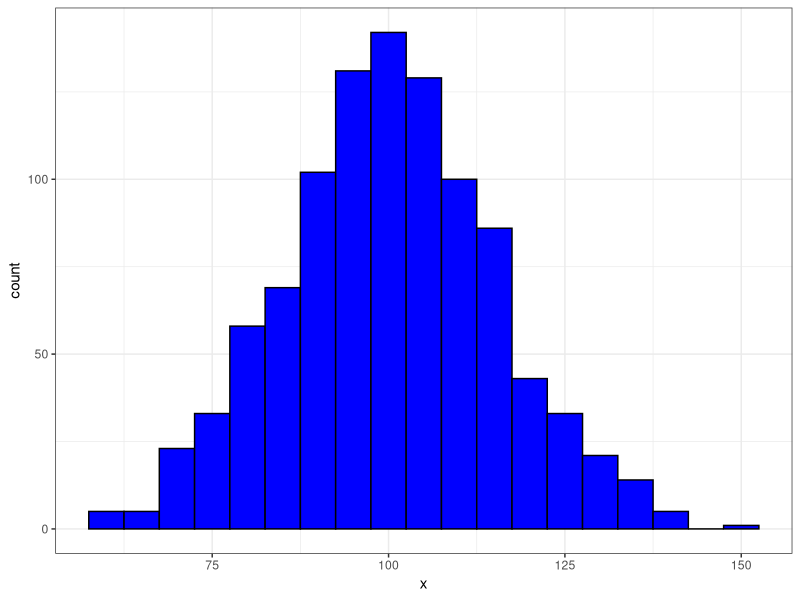

The R source for this figure: (Note: this script raises an error after producing the figure.)
## ---- chunk 1
knitr::opts_chunk$set(echo = TRUE, comment = NA)
## ---- chunk 2
set.seed(123)
x <- rnorm(1000, 100, 15)
DF <- data.frame(x = x)
library(ggplot2)
ggplot(data = DF, aes(x = x)) + 
  geom_histogram(fill = "blue", color = "black", binwidth = 5) + 
  theme_bw()
## ---- chunk 3
xbar <- mean(x)
SD <- sd(x)
c(xbar, SD)
## ---- chunk 4
packages <- c("ggplot2", "bookdown")
knitr::write_bib(packages, file = "./packages.bib")
lapply(packages, library, character.only = TRUE)
## ---- chunk 5
sessionInfo()
